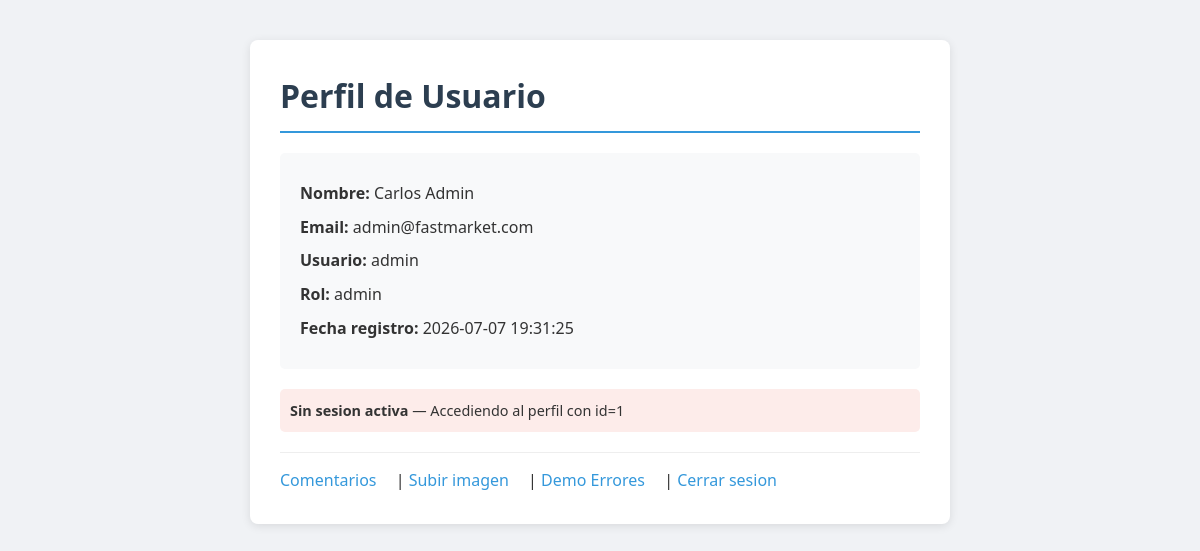
Page /perfil.php on the committed database.
### tables this page shows
CREATE TABLE IF NOT EXISTS usuarios (
  id            INT AUTO_INCREMENT PRIMARY KEY,
  nombre        VARCHAR(100)  NOT NULL,
  email         VARCHAR(150)  NOT NULL UNIQUE,
  usuario       VARCHAR(50)   NOT NULL UNIQUE,
  password      VARCHAR(255)  NOT NULL,
  rol           ENUM('cliente', 'admin') NOT NULL DEFAULT 'cliente',
  fecha_registro DATETIME     NOT NULL DEFAULT CURRENT_TIMESTAMP
);

### perfil.php (the view, shortened to what this page needs)
<?php
require_once 'conexion.php';
$id = $_GET['id'] ?? 1;
$sql = "SELECT * FROM usuarios WHERE id = $id";
$usuario = $pdo->query($sql)->fetch(PDO::FETCH_ASSOC);
?>
<!DOCTYPE html>
<html lang="es">
<head>
    <link rel="stylesheet" href="style.css">
</head>
<body>
    <div class="container">
        <h1>Perfil de Usuario</h1>
        <div class="perfil">
            <p><strong>Nombre:</strong>     <?php echo $usuario['nombre']; ?></p>
            <p><strong>Email:</strong>       <?php echo $usuario['email']; ?></p>
            <p><strong>Usuario:</strong>     <?php echo $usuario['usuario']; ?></p>
            <p><strong>Rol:</strong>         <?php echo $usuario['rol']; ?></p>
            <p><strong>Fecha registro:</strong> <?php echo $usuario['fecha_registro']; ?></p>
        </div>
        <?php if (isset($_SESSION['id_usuario'])): ?>
            <div style="background:#f8f9fa;padding:10px;border-radius:5px;margin-bottom:15px;font-size:0.9em;">
                <strong>Sesion activa:</strong>
                <?php echo $_SESSION['usuario']; ?>
                (ID: <?php echo $_SESSION['id_usuario']; ?>, Rol: <?php echo $_SESSION['rol']; ?>)
                &mdash; Viendo perfil con <strong>id=<?php echo (int)$id; ?></strong>
            </div>
        <?php else: ?>
            <div style="background:#fdecea;padding:10px;border-radius:5px;margin-bottom:15px;font-size:0.9em;">
                <strong>Sin sesion activa</strong> &mdash; Accediendo al perfil con id=<?php echo (int)$id; ?>
            </div>
        <?php endif; ?>
        <nav>
            <a href="comentarios.php">Comentarios</a> |
            <a href="upload.php">Subir imagen</a> |
            <a href="error_demo.php">Demo Errores</a> |
            <a href="login.php">Cerrar sesion</a>
        </nav>
    </div>
</body>
</html>

### style.css (style rules this page uses)
* { margin: 0; padding: 0; box-sizing: border-box; }
body { font-family: 'Segoe UI', Tahoma, Geneva, Verdana, sans-serif; background-color: #f0f2f5; color: #333; line-height: 1.6; }
.container { max-width: 700px; margin: 40px auto; padding: 30px; background: #fff; border-radius: 8px; box-shadow: 0 2px 10px rgba(0, 0, 0, 0.1); }
h1 { color: #2c3e50; margin-bottom: 20px; padding-bottom: 10px; border-bottom: 2px solid #3498db; }
.perfil { background: #f8f9fa; padding: 20px; border-radius: 5px; margin-bottom: 20px; }
.perfil p { margin: 8px 0; }
nav { margin-top: 20px; padding-top: 15px; border-top: 1px solid #eee; }
nav a { color: #3498db; text-decoration: none; margin-right: 15px; }

### rows in the picture
usuarios: nombre "Carlos Admin", email "admin@fastmarket.com", usuario "admin", rol "admin", fecha_registro "2026-07-07 19:31:25"

### other values in the picture
$id "1"
